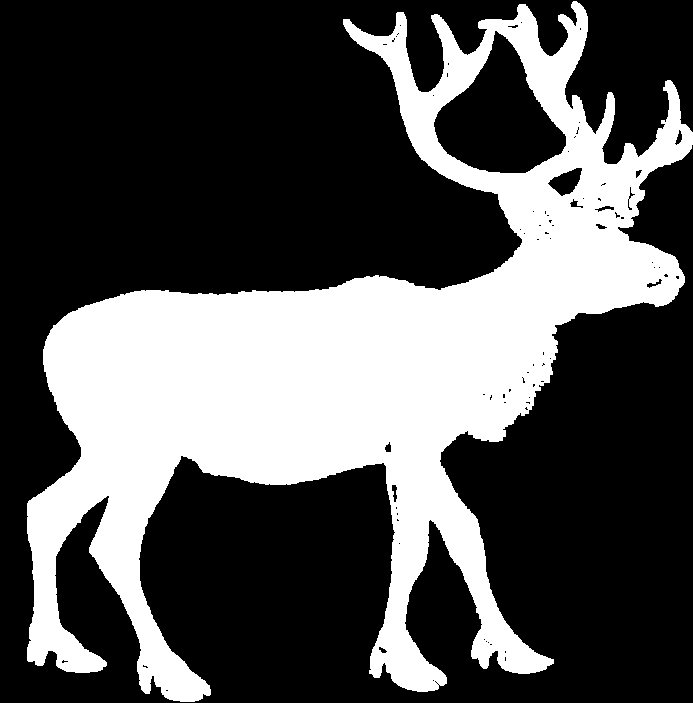
#> input picture test/selection/deer-2.gif, 693 x 703 px
$ python DownsampingArea.py
#> lines starting #> are read from the running program, lines starting #| are printed output that depends on the picture; after the words box and inside, x2 and y2 are one past the last pixel; in counts of white or black regions, pixels touching at a corner belong together; long printed decimals are rounded
import cv2
import numpy as np
import matplotlib.pyplot as plt
from PIL import Image

def scan_convert_image(image_path, padding=16):
    """
    将图像转换为 256x256 的二值图像并加上 padding.
    """
#> called with image_path = './selection/deer-2.gif', padding = 16
    img = Image.open(image_path).convert('L')  # 转为灰度图
#> img is the input picture: PIL image 693x703 L; 32.2% white; 1 white region, box (x1, y1, x2, y2) and area: (27, 1, 693, 702) 156864
    img = np.array(img)

    # 调整图像大小为 256x256，并添加填充
    img_resized = cv2.resize(img, (256 - 2 * padding, 256 - 2 * padding), interpolation=cv2.INTER_NEAREST)
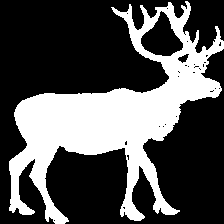
#> img_resized: shape (224, 224); 32.2% white; 1 white region, box (x1, y1, x2, y2) and area: (9, 1, 224, 224) 16178

    # 在四周添加填充
    img_padded = np.pad(img_resized, pad_width=padding, mode='constant', constant_values=0)
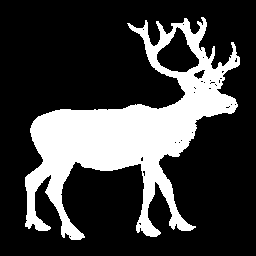
#> img_padded: shape (256, 256); 24.7% white; 1 white region, box (x1, y1, x2, y2) and area: (25, 17, 240, 240) 16178

    # 二值化处理
    _, binary_img = cv2.threshold(img_padded, 128, 255, cv2.THRESH_BINARY)

    return binary_img

def downsample_image_with_fixed_grid(binary_img, grid_size, threshold=0.1):
    """
    按固定大小的网格（例如 2x2 像素）对图像进行降采样，保持图像大小不变。
    :param binary_img: 输入二值化图像
    :param grid_size: 固定网格的大小（每个网格是 grid_size x grid_size 像素）
    :param threshold: 网格中白色像素比例的阈值
    :return: 降采样后的图像以及降采样后所占据的面积比
    """
    img_h, img_w = binary_img.shape
    downsampled_img = np.zeros_like(binary_img)

    total_occupied_pixels = 0

    # 遍历每个网格
    for i in range(0, img_h, grid_size):
        for j in range(0, img_w, grid_size):
            # 提取当前网格中的像素区域
            grid_region = binary_img[i:i + grid_size, j:j + grid_size]

            # 计算该网格中的白色像素比例
            white_pixel_ratio = np.sum(grid_region == 255) / grid_region.size

            # 如果白色像素比例大于设定阈值，则认为该网格中形状占据
            if white_pixel_ratio > threshold:
                downsampled_img[i:i + grid_size, j:j + grid_size] = 255
                total_occupied_pixels += np.sum(grid_region == 255)  # 计算白色像素数量

    # 计算原始图像的白色像素总数
    original_occupied_pixels = np.sum(binary_img == 255)

    # 计算面积比
    if original_occupied_pixels > 0:
        area_ratio = total_occupied_pixels / original_occupied_pixels
    else:
        area_ratio = 0  # 避免除以零的情况

    return downsampled_img, area_ratio

# 示例：读取图像并进行按固定网格大小的降采样
binary_img = scan_convert_image('./selection/deer-2.gif')

# 使用不同的固定网格大小进行降采样
grid_sizes = [2, 4, 8, 16]  # 每个网格的大小是 2x2、4x4、8x8、16x16 像素
for grid_size in grid_sizes:
    downsampled_img, area_ratio = downsample_image_with_fixed_grid(binary_img, grid_size, threshold=0.5)
    print(f'网格大小 {grid_size}x{grid_size} 像素的区域面积比: {area_ratio}')

    # 显示降采样后的图像
    plt.figure()
    plt.imshow(downsampled_img, cmap='gray')
    plt.title(f'Downsampled with grid size {grid_size}x{grid_size}')
    plt.show()
#> this loop made 4 passes
#> area_ratio on passes 1 to 4: 0.956, 0.945, 0.891, 0.782
#| 网格大小 2x2 像素的区域面积比: 0.9562
#| 网格大小 4x4 像素的区域面积比: 0.9446
#| 网格大小 8x8 像素的区域面积比: 0.8906
#| 网格大小 16x16 像素的区域面积比: 0.7817
#> pass 1, `downsampled_img, area_ratio = downsample_image_with_fixed_grid(binary_..`:
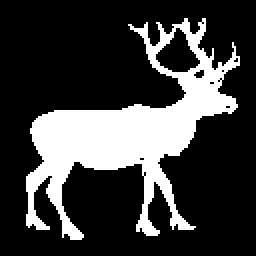
#> downsampled_img: shape (256, 256); 23.9% white; 1 white region, box (x1, y1, x2, y2) and area: (26, 18, 240, 240) 15672
#> pass 2, `downsampled_img, area_ratio = downsample_image_with_fixed_grid(binary_..`:
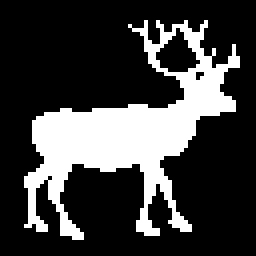
#> downsampled_img: shape (256, 256); 24.6% white; 1 white region, box (x1, y1, x2, y2) and area: (24, 20, 240, 240) 16112
#> pass 3, `downsampled_img, area_ratio = downsample_image_with_fixed_grid(binary_..`:
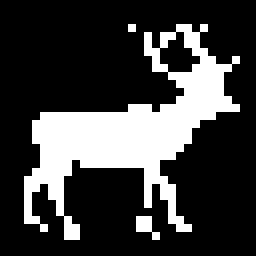
#> downsampled_img: shape (256, 256); 24.4% white; 3 white regions, box (x1, y1, x2, y2) and area: (24, 24, 240, 240) 15616, (136, 216, 160, 240) 320, (128, 24, 136, 32) 64

$ run again, with test/selection/file0.jpg saved as test/selection/deer-2.gif
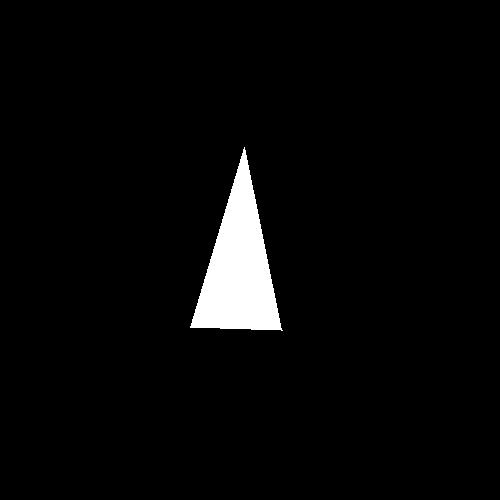
#> input picture test/selection/file0.jpg, 500 x 500 px
#> in scan_convert_image, `_, binary_img = cv2.threshold(img_padded, 128, 255, cv2.THRESH_BINARY)`:
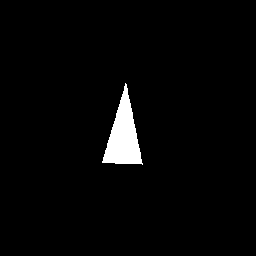
#> binary_img: shape (256, 256); 2.6% white; 1 white region, box (x1, y1, x2, y2) and area: (102, 83, 143, 165) 1685
#> the loop `for grid_size in grid_sizes:` made 4 passes
#> area_ratio on passes 1 to 4: 0.948, 0.945, 0.822, 0.715
#> (printed output is left out)
#> pass 3, `downsampled_img, area_ratio = downsample_image_with_fixed_grid(binary_..`:
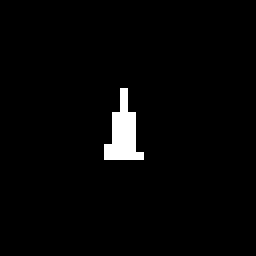
#> downsampled_img: shape (256, 256); 2.3% white; 1 white region, box (x1, y1, x2, y2) and area: (104, 88, 144, 160) 1536

$ run again, with test/selection/file1.jpg saved as test/selection/deer-2.gif
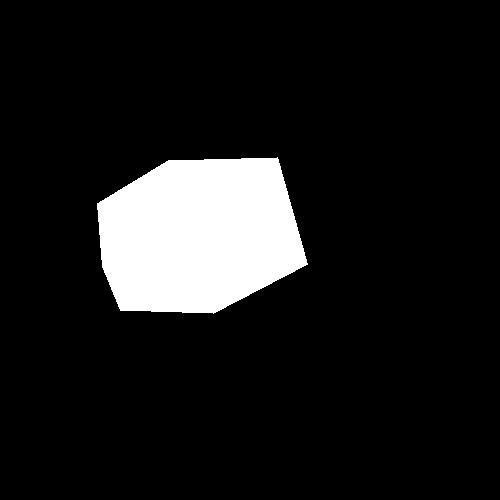
#> input picture test/selection/file1.jpg, 500 x 500 px
#> binary_img: shape (256, 256); 8% white; 1 white region, box (x1, y1, x2, y2) and area: (60, 87, 154, 157) 5253
#> the loop `for grid_size in grid_sizes:` made 4 passes
#> area_ratio on passes 1 to 4: 0.982, 0.971, 0.931, 0.871
#> (printed output is left out)
#> pass 1, `downsampled_img, area_ratio = downsample_image_with_fixed_grid(binary_..`:
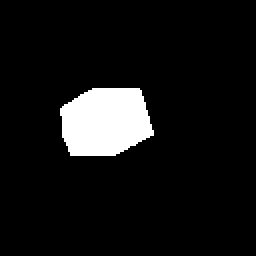
#> downsampled_img: shape (256, 256); 7.9% white; 1 white region, box (x1, y1, x2, y2) and area: (60, 88, 154, 156) 5172
#> pass 3, `downsampled_img, area_ratio = downsample_image_with_fixed_grid(binary_..`:
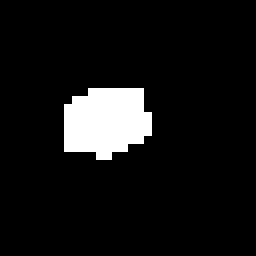
#> downsampled_img: shape (256, 256); 7.7% white; 1 white region, box (x1, y1, x2, y2) and area: (64, 88, 152, 160) 5056
